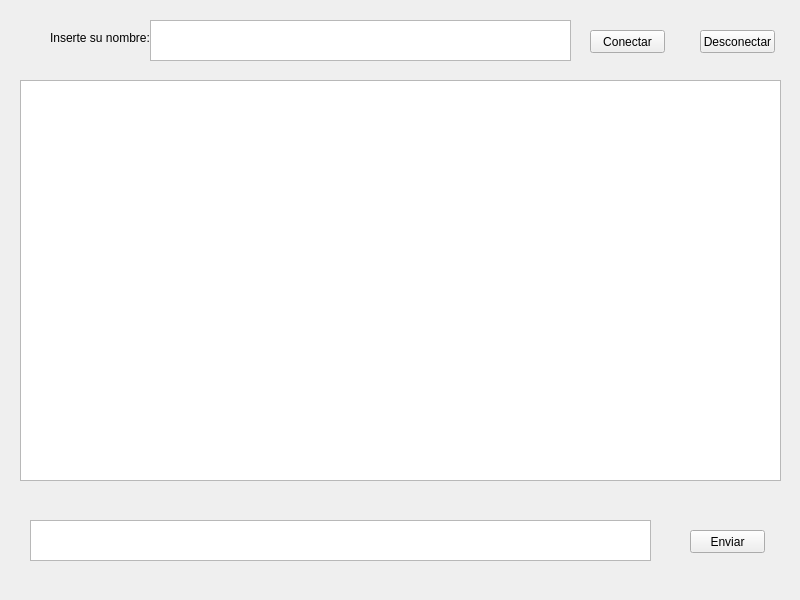
<?xml version="1.0" encoding="UTF-8"?>
<ui version="4.0">
 <class>MainWindow</class>
 <widget class="QMainWindow" name="MainWindow">
  <property name="geometry">
   <rect>
    <x>0</x>
    <y>0</y>
    <width>800</width>
    <height>600</height>
   </rect>
  </property>
  <property name="windowTitle">
   <string>MainWindow</string>
  </property>
  <widget class="QWidget" name="centralwidget">
   <widget class="QTextBrowser" name="Entrada">
    <property name="geometry">
     <rect>
      <x>30</x>
      <y>520</y>
      <width>621</width>
      <height>41</height>
     </rect>
    </property>
   </widget>
   <widget class="QLabel" name="NombreTxt">
    <property name="geometry">
     <rect>
      <x>50</x>
      <y>30</y>
      <width>111</width>
      <height>16</height>
     </rect>
    </property>
    <property name="text">
     <string>Inserte su nombre:</string>
    </property>
   </widget>
   <widget class="QTextBrowser" name="Nombre">
    <property name="geometry">
     <rect>
      <x>150</x>
      <y>20</y>
      <width>421</width>
      <height>41</height>
     </rect>
    </property>
   </widget>
   <widget class="QPushButton" name="Conectar">
    <property name="geometry">
     <rect>
      <x>590</x>
      <y>30</y>
      <width>75</width>
      <height>23</height>
     </rect>
    </property>
    <property name="text">
     <string>Conectar</string>
    </property>
   </widget>
   <widget class="QPushButton" name="Enviar">
    <property name="geometry">
     <rect>
      <x>690</x>
      <y>530</y>
      <width>75</width>
      <height>23</height>
     </rect>
    </property>
    <property name="text">
     <string>Enviar</string>
    </property>
   </widget>
   <widget class="QTextBrowser" name="Chat">
    <property name="geometry">
     <rect>
      <x>20</x>
      <y>80</y>
      <width>761</width>
      <height>401</height>
     </rect>
    </property>
   </widget>
   <widget class="QPushButton" name="Desconectar">
    <property name="geometry">
     <rect>
      <x>700</x>
      <y>30</y>
      <width>75</width>
      <height>23</height>
     </rect>
    </property>
    <property name="text">
     <string>Desconectar</string>
    </property>
   </widget>
  </widget>
 </widget>
 <resources/>
 <connections/>
</ui>
